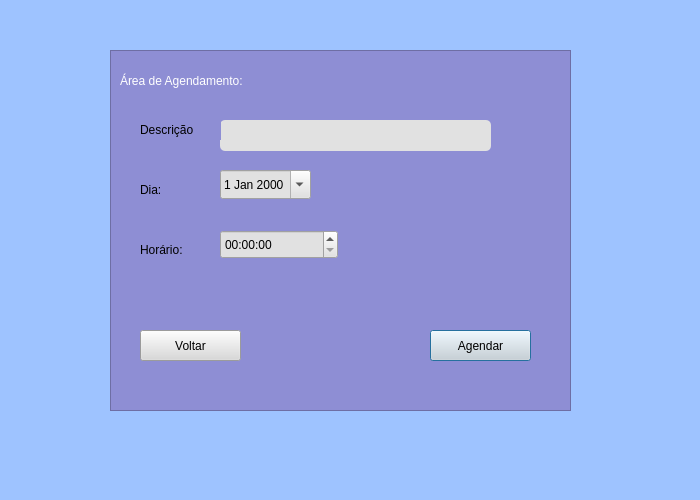
<?xml version="1.0" encoding="UTF-8"?>
<ui version="4.0">
 <class>Marcar_Horario</class>
 <widget class="QDialog" name="Marcar_Horario">
  <property name="geometry">
   <rect>
    <x>0</x>
    <y>0</y>
    <width>700</width>
    <height>500</height>
   </rect>
  </property>
  <property name="minimumSize">
   <size>
    <width>700</width>
    <height>500</height>
   </size>
  </property>
  <property name="maximumSize">
   <size>
    <width>700</width>
    <height>500</height>
   </size>
  </property>
  <property name="windowTitle">
   <string>Dialog</string>
  </property>
  <property name="styleSheet">
   <string notr="true">color: rgb(0, 0, 0);
background-color: rgb(146, 153, 255);</string>
  </property>
  <widget class="QFrame" name="frame">
   <property name="geometry">
    <rect>
     <x>110</x>
     <y>50</y>
     <width>461</width>
     <height>361</height>
    </rect>
   </property>
   <property name="styleSheet">
    <string notr="true">background-color: rgb(142, 142, 212);
</string>
   </property>
   <property name="frameShape">
    <enum>QFrame::StyledPanel</enum>
   </property>
   <property name="frameShadow">
    <enum>QFrame::Raised</enum>
   </property>
   <widget class="QLabel" name="Agendamento">
    <property name="geometry">
     <rect>
      <x>10</x>
      <y>10</y>
      <width>221</width>
      <height>41</height>
     </rect>
    </property>
    <property name="styleSheet">
     <string notr="true">border-radius: 5px;
color: rgb(255, 255, 255);
font: 16pt &quot;Arial&quot;;</string>
    </property>
    <property name="text">
     <string>Área de Agendamento:</string>
    </property>
   </widget>
   <widget class="QTimeEdit" name="timeEdit">
    <property name="geometry">
     <rect>
      <x>110</x>
      <y>180</y>
      <width>118</width>
      <height>29</height>
     </rect>
    </property>
    <property name="styleSheet">
     <string notr="true">color: rgb(0, 0, 0);
background-color: rgb(225, 225, 225);</string>
    </property>
   </widget>
   <widget class="QDateEdit" name="dateEdit">
    <property name="geometry">
     <rect>
      <x>110</x>
      <y>120</y>
      <width>91</width>
      <height>29</height>
     </rect>
    </property>
    <property name="styleSheet">
     <string notr="true">color: rgb(0, 0, 0);
background-color: rgb(225, 225, 225);</string>
    </property>
    <property name="calendarPopup">
     <bool>true</bool>
    </property>
   </widget>
   <widget class="QLabel" name="Dia">
    <property name="geometry">
     <rect>
      <x>30</x>
      <y>130</y>
      <width>63</width>
      <height>20</height>
     </rect>
    </property>
    <property name="styleSheet">
     <string notr="true">font: 12pt &quot;Segoe UI&quot;;</string>
    </property>
    <property name="text">
     <string>Dia:</string>
    </property>
   </widget>
   <widget class="QLabel" name="Horario">
    <property name="geometry">
     <rect>
      <x>30</x>
      <y>190</y>
      <width>63</width>
      <height>20</height>
     </rect>
    </property>
    <property name="styleSheet">
     <string notr="true">font: 12pt &quot;Segoe UI&quot;;</string>
    </property>
    <property name="text">
     <string>Horário:</string>
    </property>
   </widget>
   <widget class="QPushButton" name="Agendar">
    <property name="geometry">
     <rect>
      <x>320</x>
      <y>280</y>
      <width>101</width>
      <height>31</height>
     </rect>
    </property>
    <property name="styleSheet">
     <string notr="true">color: rgb(217, 214, 211);
color: rgb(0, 0, 0);
background-color: rgb(217, 217, 217);</string>
    </property>
    <property name="text">
     <string>Agendar</string>
    </property>
   </widget>
   <widget class="QLineEdit" name="lineEdit">
    <property name="geometry">
     <rect>
      <x>110</x>
      <y>70</y>
      <width>271</width>
      <height>31</height>
     </rect>
    </property>
    <property name="styleSheet">
     <string notr="true">color: rgb(0, 0, 0);
background-color: rgb(225, 225, 225);
border-radius: 5px;
</string>
    </property>
   </widget>
   <widget class="QLabel" name="Descricao">
    <property name="geometry">
     <rect>
      <x>30</x>
      <y>70</y>
      <width>81</width>
      <height>20</height>
     </rect>
    </property>
    <property name="styleSheet">
     <string notr="true">font: 12pt &quot;Segoe UI&quot;;</string>
    </property>
    <property name="text">
     <string>Descrição</string>
    </property>
   </widget>
   <widget class="QPushButton" name="pushButton_2">
    <property name="geometry">
     <rect>
      <x>30</x>
      <y>280</y>
      <width>101</width>
      <height>31</height>
     </rect>
    </property>
    <property name="styleSheet">
     <string notr="true">color: rgb(217, 214, 211);
color: rgb(0, 0, 0);
background-color: rgb(217, 217, 217);</string>
    </property>
    <property name="text">
     <string>Voltar</string>
    </property>
   </widget>
  </widget>
  <widget class="QLabel" name="label">
   <property name="geometry">
    <rect>
     <x>0</x>
     <y>0</y>
     <width>700</width>
     <height>500</height>
    </rect>
   </property>
   <property name="styleSheet">
    <string notr="true">color: rgb(0, 0, 0);
background-color: rgb(158, 195, 255);</string>
   </property>
   <property name="text">
    <string/>
   </property>
   <property name="pixmap">
    <pixmap>../../Downloads/fundo-lilas.jpg</pixmap>
   </property>
   <property name="scaledContents">
    <bool>true</bool>
   </property>
  </widget>
  <zorder>label</zorder>
  <zorder>frame</zorder>
 </widget>
 <resources/>
 <connections/>
</ui>
